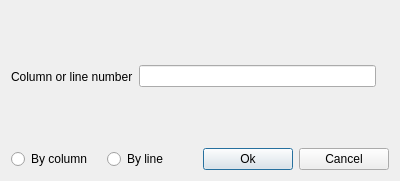
<?xml version="1.0" encoding="UTF-8"?>
<ui version="4.0">
 <class>SortDialog</class>
 <widget class="QDialog" name="SortDialog">
  <property name="geometry">
   <rect>
    <x>0</x>
    <y>0</y>
    <width>400</width>
    <height>181</height>
   </rect>
  </property>
  <property name="windowTitle">
   <string>Dialog</string>
  </property>
  <layout class="QVBoxLayout" name="verticalLayout">
   <item>
    <layout class="QHBoxLayout" name="horizontalLayout">
     <item>
      <widget class="QLabel" name="label">
       <property name="text">
        <string>Column or line number</string>
       </property>
       <property name="buddy">
        <cstring>ColOrLineEdit</cstring>
       </property>
      </widget>
     </item>
     <item>
      <widget class="QLineEdit" name="ColOrLineEdit"/>
     </item>
     <item>
      <widget class="QLabel" name="Wrong">
       <property name="text">
        <string/>
       </property>
      </widget>
     </item>
    </layout>
   </item>
   <item>
    <layout class="QHBoxLayout" name="horizontalLayout_2">
     <item>
      <widget class="QRadioButton" name="ByColBtn">
       <property name="text">
        <string>By column</string>
       </property>
      </widget>
     </item>
     <item>
      <widget class="QRadioButton" name="ByLineBtn">
       <property name="text">
        <string>By line</string>
       </property>
      </widget>
     </item>
     <item>
      <widget class="QPushButton" name="Ok">
       <property name="text">
        <string>Ok</string>
       </property>
      </widget>
     </item>
     <item>
      <widget class="QPushButton" name="Cancel">
       <property name="text">
        <string>Cancel</string>
       </property>
      </widget>
     </item>
    </layout>
   </item>
  </layout>
 </widget>
 <resources/>
 <connections/>
</ui>
